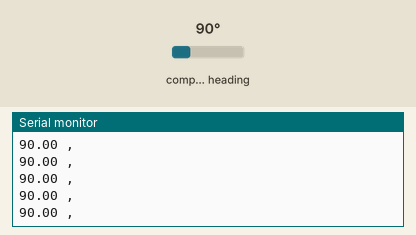
Recording of a sketch running on a simulated Arduino Nano, built with avr-gcc and run on an emulated ATmega328P. Shown: the last lines printed to the serial monitor. Wiring (inferred from the names in the program): AS5600 angle sensor at I2C address 0x36. The test bench sets the inputs (shaded band); at power-on: compass heading 90°.

Above: at 1.2 s.
1.3 s: compass heading set to 7°
At 1.32 s:
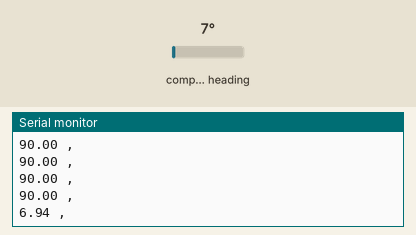
2.8 s: compass heading set to 180°
At 2.83 s:
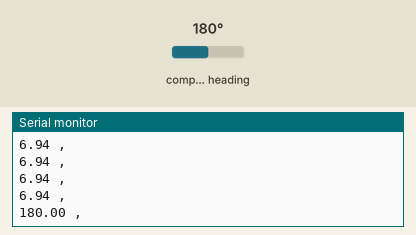
Timing chart, 0 to 5.8 s (numbered marks = the images above; inputs shaded):
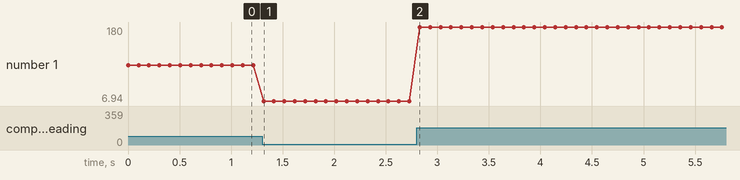

Measured:
- after the input at 1.3 s, the serial monitor: prints a new line at once (image 1)
- after the input at 2.8 s, the serial monitor: prints a new line at once (image 2)
- plotted number 1: 90 → 6.94 after the input at 1.3 s, 6.94 → 180 after the input at 2.8 s

The sketch:

absolute_encoder.ino
```cpp
#include <Wire.h>

#define AS5600_ADDRESS 0x36

#define AS5600_REG_RAW_ANGLE 0x0C

void setup() {
  Serial.begin(9600);
  Wire.begin();
}

void loop() {
  // Request 2 bytes from the AS5600 raw angle register
  Wire.beginTransmission(AS5600_ADDRESS);
  Wire.write(AS5600_REG_RAW_ANGLE);
  Wire.endTransmission();

  Wire.requestFrom(AS5600_ADDRESS, 2);
  while (Wire.available() < 2);
  int highByte = Wire.read();
  int lowByte = Wire.read();

  // Combine the two bytes to get the raw angle value
  int rawAngle = (highByte << 8) | lowByte;

  // Convert raw angle to degrees (0 to 360)
  float angle = (rawAngle * 360.0) / 4096.0;

  // Serial.print("Raw Angle: ");
  // Serial.print(rawAngle);
  // Serial.print(", Angle: ");
  Serial.print(angle);
  Serial.println(" ,");

  delay(100);
}
```
